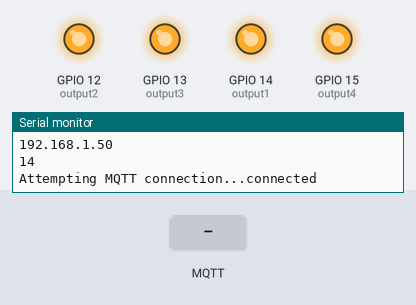
Simulated run of this sketch. Board: ESP8266 (NodeMCU). Shown: output pins drawn as LEDs (lit = HIGH), the last lines printed to the serial monitor. The inputs (shaded band) are chosen by the test bench. WiFi joins after 1.5 s; servers stay silent unless stated; no MQTT or app messages arrive unless stated.

Above: at 2.7 s.
2.8 s: MQTT message "0" arrives on the first subscribed topic
At 3.3 s:
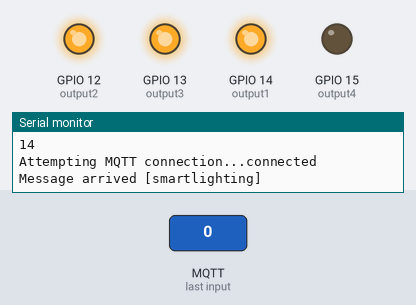
4.3 s: MQTT message "2" arrives on the first subscribed topic
At 5.5 s:
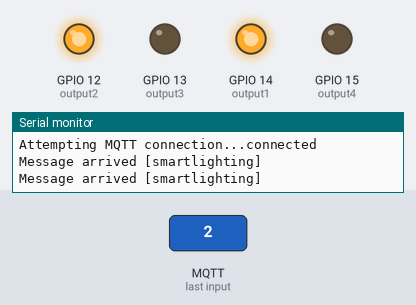
5.8 s: MQTT message "1" arrives on the first subscribed topic
At 6.8 s:
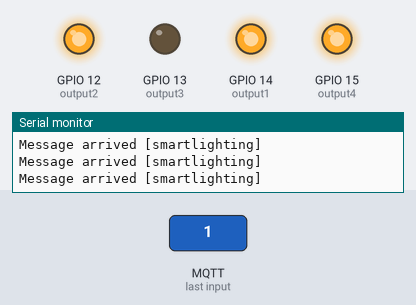
7.3 s: MQTT message "4" arrives on the first subscribed topic
At 8.0 s:
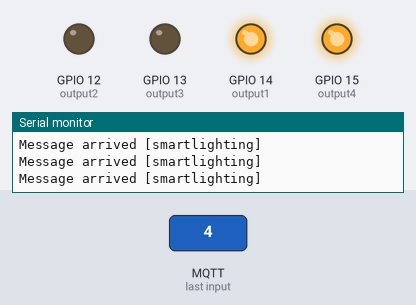
8.8 s: MQTT message "3" arrives on the first subscribed topic
At 9.1 s:
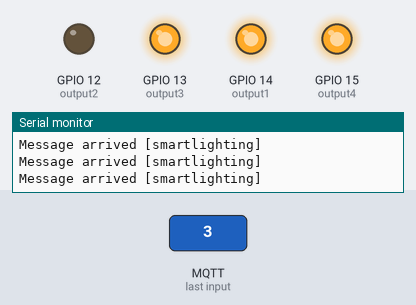
10.3 s: MQTT message "6" arrives on the first subscribed topic
At 11.4 s:
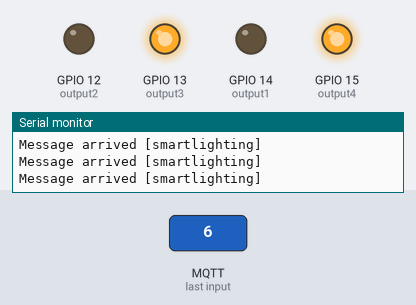
Timing chart, 0 to 12.8 s (numbered marks = the images above; inputs shaded):
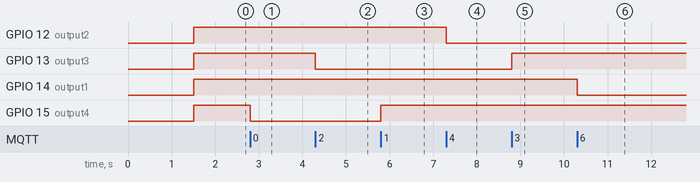

The sketch:

ESP8266_MQTT.ino
```cpp
#include <ESP8266WiFi.h>
#include <PubSubClient.h>

// Connect to the WiFi
const char* ssid = "icarus";
const char* password = "112233zz";
const char* mqtt_server = "broker.hivemq.com";

const int output1 = 14;
const int output2 = 12;
const int output3 = 13;
const int output4 = 15;
int light1 = 1;
int light2 = 1;
int light3 = 1;
int light4 = 1;

WiFiClient espClient;
PubSubClient client(espClient);

void callback(char* topic, byte* payload, unsigned int length) {
   Serial.print("Message arrived [");
   Serial.print(topic);
   Serial.print("] ");

   for (int i=0;i<length;i++) {
      char receivedChar = (char)payload[i];

      if (receivedChar == '0') {
        digitalWrite(output4, LOW);
        light1 = 0;
      }
      if (receivedChar == '1') {
        digitalWrite(output4, HIGH);
        light1 = 1;
      }
      if (receivedChar == '2') {
        digitalWrite(output3, LOW);
        light2 = 0;
      }
      if (receivedChar == '3') {
        digitalWrite(output3, HIGH);
        light2 = 1;
      }
      if (receivedChar == '4') {
        digitalWrite(output2, LOW);
        light3 = 0;
      }
      if (receivedChar == '5') {
        digitalWrite(output2, HIGH);
        light3 = 1;
      }
      if (receivedChar == '6') {
        digitalWrite(output1, LOW);
        light4 = 0;
      }
      if (receivedChar == '7') {
        digitalWrite(output1, HIGH);
        light4 = 1;
      }
      if (receivedChar == '8') {
        digitalWrite(output4, LOW);
        delay(1000);
        digitalWrite(output3, LOW);
        delay(1000);
        digitalWrite(output2, LOW);
        delay(1000);
        digitalWrite(output1, LOW);
      }
      if (receivedChar == '9'){
        digitalWrite(output4, HIGH);
        delay(1000);
        digitalWrite(output3, HIGH);
        delay(1000);
        digitalWrite(output2, HIGH);
        delay(1000);
        digitalWrite(output1, HIGH);
      }
      if (receivedChar == 'a') {
        if (light1 == 0) {
          client.publish("smartlighting", "0");
        }
        if (light1 == 1) {
          client.publish("smartlighting", "1");
        }
        if (light2 == 0) {
          client.publish("smartlighting", "2");
        }
        if (light2 == 1) {
          client.publish("smartlighting", "3");
        }
        if (light3 == 0) {
          client.publish("smartlighting", "4");
        }
        if (light3 == 1) {
          client.publish("smartlighting", "5");
        }
        if (light4 == 0) {
          client.publish("smartlighting", "6");
        }
        if (light4 == 1) {
          client.publish("smartlighting", "7");
        }
      }
    }
    Serial.println();
}


void reconnect() {
   while (!client.connected()) {
   Serial.print("Attempting MQTT connection...");
   if (client.connect("ESP8266 Client")) {
    Serial.println("connected");
    client.subscribe("smartlighting");
   } else {
    Serial.print("failed, rc=");
    Serial.print(client.state());
    Serial.println(" try again in 5 seconds");
    delay(5000);
   }
  }
}

void setup()
{
  Serial.begin(9600);

  Serial.println();
  Serial.print("Connecting to ");
  Serial.println(ssid);

  WiFi.begin(ssid, password);

  while (WiFi.status() != WL_CONNECTED) {
    delay(500);
    Serial.print(".");
  }

  Serial.println("");
  Serial.println("WiFi connected");
  Serial.println("IP address: ");
  Serial.println(WiFi.localIP());

  pinMode(output1, OUTPUT);
  pinMode(output2, OUTPUT);
  pinMode(output3, OUTPUT);
  pinMode(output4, OUTPUT);

  digitalWrite(output1, HIGH);
  digitalWrite(output2, HIGH);
  digitalWrite(output3, HIGH);
  digitalWrite(output4, HIGH);
  Serial.println(output1);

  client.setServer(mqtt_server, 1883);
  client.setCallback(callback);

}

void loop()
{
 if (!client.connected()) {
  reconnect();
 }
 client.loop();
}
```

Measured:
- after the input at 2.8 s, GPIO 15 (output4): HIGH → LOW at once
- after the input at 4.3 s, GPIO 13 (output3): HIGH → LOW at once
- after the input at 5.8 s, GPIO 15 (output4): LOW → HIGH at once
- after the input at 7.3 s, GPIO 12 (output2): HIGH → LOW at once
- after the input at 8.8 s, GPIO 13 (output3): LOW → HIGH at once
- after the input at 10.3 s, GPIO 14 (output1): HIGH → LOW at once
